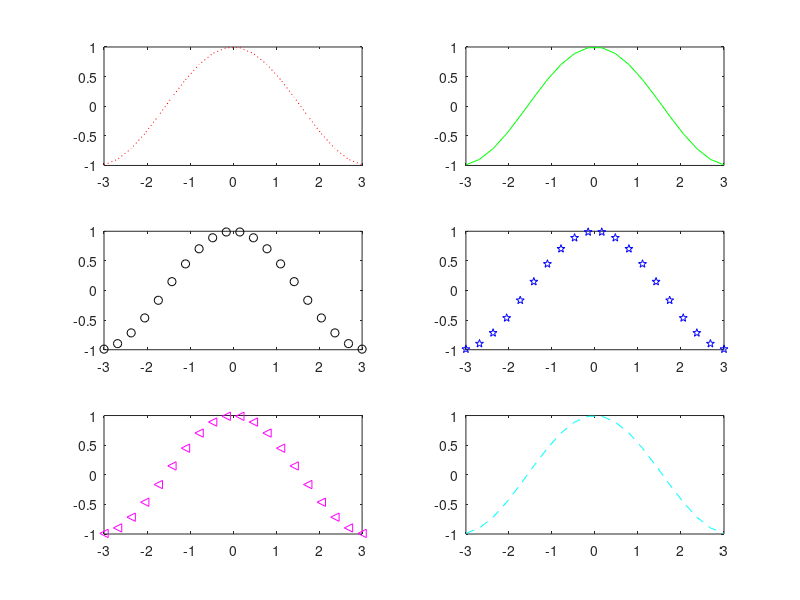

MATLAB code for this plot:
%% Problem 8

x = linspace(-3,3,20)

figure
subplot(3,2,1);
plot(x, cos(x), ':r')

subplot(3,2,2);
plot(x, cos(x), 'g')

subplot(3,2,3);
plot(x, cos(x), 'ok')

subplot(3,2,4);
plot(x, cos(x), 'bpentagram')

subplot(3,2,5);
plot(x, cos(x), '<m')

subplot(3,2,6);
plot(x, cos(x), 'c--')
